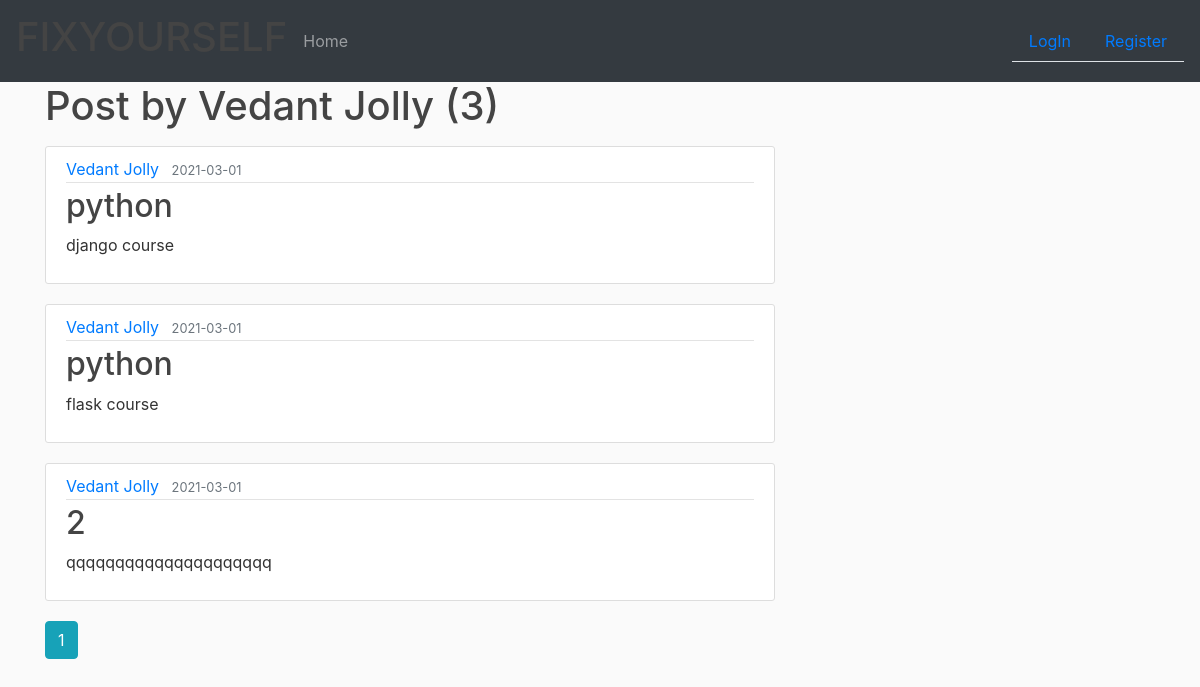
The page /user/questions/Vedant Jolly on the database its author committed.
### website/models.py (models this page shows, shortened)
class User(db.Model, UserMixin):
    id = db.Column(db.Integer, primary_key=True)
    name = db.Column(db.String(20), nullable=False)
    email = db.Column(db.String(120), unique=True, nullable=False)
    image_file = db.Column(db.String(20), nullable=False, default='default.jpg')
    password = db.Column(db.String(60), nullable=False)
    posts = db.relationship('Post', backref='author', lazy=True)
    feedbacks = db.relationship('Feedback', backref='customer', lazy=True)
    questions = db.relationship('Question', backref='author', lazy=True)

class Question(db.Model):
    __searchable__ = ['title', 'content']
    id = db.Column(db.Integer, primary_key=True)
    title = db.Column(db.String(256), nullable=False)
    date_posted = db.Column(db.DateTime, nullable=False, default=datetime.utcnow)
    content = db.Column(db.Text, nullable=False)
    user_id = db.Column(db.Integer, db.ForeignKey('user.id'), nullable=False)
    answers = db.relationship('Answer', backref='answer', lazy=True)

### website/routes.py (the view)
@app.route("/user/questions/<string:username>")
def user_questions(username):
    page = request.args.get('page', 1, type=int)
    user = User.query.filter_by(name=username).first_or_404()
    questions = Question.query.filter_by(author=user).order_by(
        Question.date_posted.desc()).paginate(page=page, per_page=5)
    return render_template('user_questions.html', posts=questions, user=user)

### website/templates/user_questions.html
{% extends 'layout.html' %}
{% block content %}
  <h1 class="mb-3">Post by {{ user.name }} ({{posts.total}})</h1>
  {% for post in posts.items %}
      <article class="media content-section">
        <div class="media-body">
          <div class="article-metadata">
            <a class="mr-2" href="{{ url_for('user_questions',username=post.author.name) }}">{{ post.author.name }}</a>
            <small class="text-muted">{{ post.date_posted.strftime("%Y-%m-%d") }}</small>
          </div>
          <h2><a class="article-title" href="{{ url_for('question',question_id = post.id) }}">{{ post.title }}</a></h2>
          <p class="article-content">{{ post.content }}</p>
        </div>
      </article>
  {% endfor %}
  {% for page_num in posts.iter_pages(left_edge=1,right_edge=1,left_current=1,right_current=2) %}
    {% if page_num %}
      {% if posts.page == page_num %}
        <a class="btn btn-info mb-4" href="{{url_for('user_questions',username = user.name,page=page_num)}}">{{page_num}}</a>
      {% else %}
        <a class="btn btn-outline-info mb-4" href="{{url_for('user_questions',username = user.name,page=page_num)}}">{{page_num}}</a>
      {% endif %}
    {% else %}
      ...
    {% endif %}
  {% endfor %}
{% endblock content %}

### website/templates/layout.html (shortened to what this page needs)
<!DOCTYPE html>
<html>
<head>
  <link rel="stylesheet" href="https://stackpath.bootstrapcdn.com/bootstrap/4.5.2/css/bootstrap.min.css">
  <link rel="stylesheet" type="text/css" href="{{ url_for('static',filename='main.css') }}">
</head>
<body>
    <nav class="navbar navbar-dark bg-dark">
        <a class="navbar-brand"><h1>FIX<span>YOURSELF</span></h1></a>
        <ul class="navbar-nav mr-auto">
          <li class="nav-item">
            <a class='nav-link' href="{{ url_for('home') }}">Home <span class="sr-only">(current)</span></a>
          </li>
        </ul>
        <ul class="nav nav-tabs justify-content-end">
          {% if current_user.is_authenticated %}
            <li class="nav-item">
              <a class='nav-link' href="{{ url_for('account') }}">Profile</a>
            </li>
            <li class="nav-item">
              <a class='nav-link' href="{{ url_for('suggestions') }}">Any Suggestions ?</a>
            </li>
            <li class="nav-item">
              <a class='nav-link' href="{{ url_for('all_posts') }}">Get Inspired</a>
            </li>
            <li class="nav-item">
              <a class='nav-link' href="{{ url_for('new_post') }}">Create a post</a>
            </li>
            <li>
                <a href="{{ url_for('all_questions') }}">Get Your Answes</a>
            </li>
            <li>
                <a href="{{ url_for('new_question') }}">Post a new Question</a>
            </li>
            <li class="nav-item">
              <a class='nav-link' href="{{ url_for('logout') }}">LogOut</a>
            </li>
          {% else %}
            <li class="nav-item">
              <a class='nav-link' href="{{ url_for('login') }}">LogIn</a>
            </li>
            <li class="nav-item">
              <a class='nav-link' href="{{ url_for('register') }}">Register</a>
            </li>
          {% endif %}
        </ul>
    </nav>
    <main role="main" class="container">
      <div class="row">
        <div class="col-md-8">
          {% block content %}{% endblock %}
        </div>
      </div>
    </main>
  </body>
</html>

### website/static/main.css (style rules this page uses)
body { background: #fafafa; color: #333333; }
h1, h2, h3, h4, h5, h6 { color: #444444; }
.content-section { background: #ffffff; padding: 10px 20px; border: 1px solid #dddddd; border-radius: 3px; margin-bottom: 20px; }
.article-title { color: #444444; }
.article-content { white-space: pre-line; }
.article-metadata { padding-bottom: 1px; margin-bottom: 4px; border-bottom: 1px solid #e3e3e3 }

### rows shown on the page
User: name "Vedant Jolly"
Question: author.name "Vedant Jolly", date_posted "2021-03-01", title "python", content "django course"
Question: author.name "Vedant Jolly", date_posted "2021-03-01", title "python", content "flask course"
Question: author.name "Vedant Jolly", date_posted "2021-03-01", title "2", content "qqqqqqqqqqqqqqqqqqqqq"

### other values the page prints
{{ posts.total }} "3"
{{ page_num }} "1"
